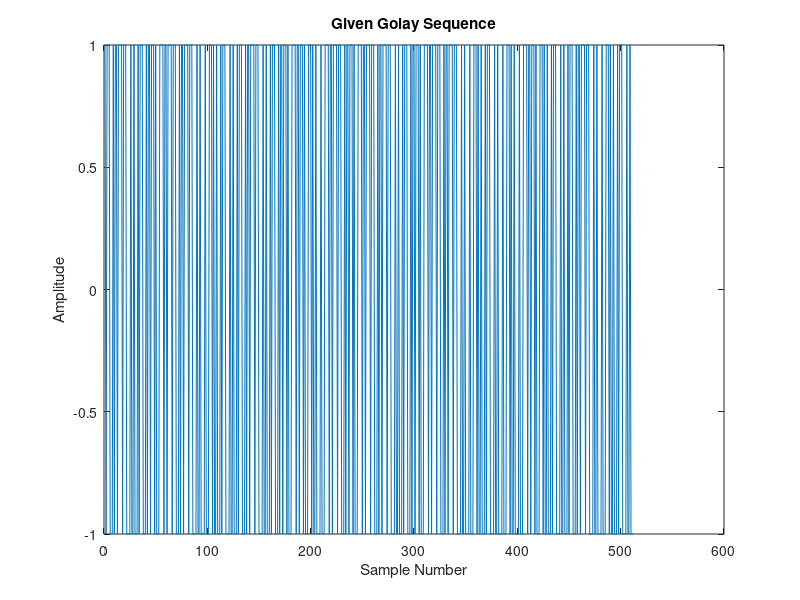
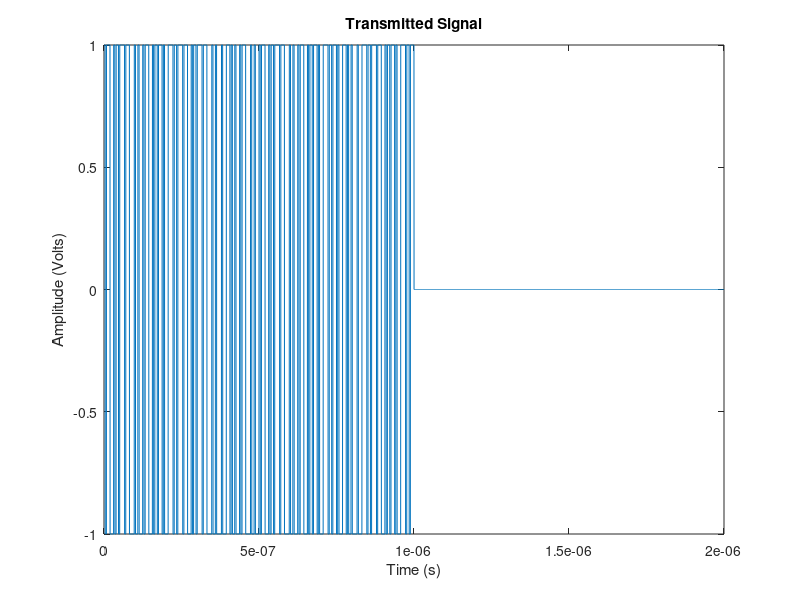
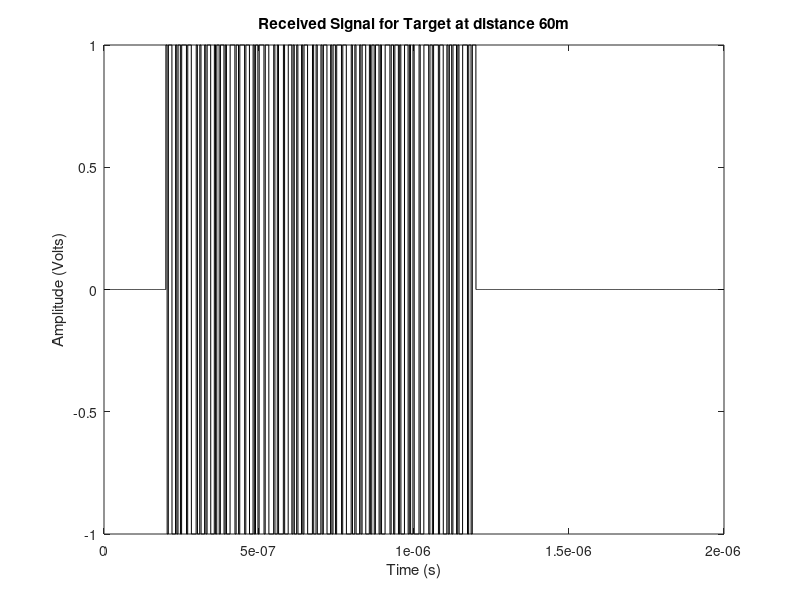
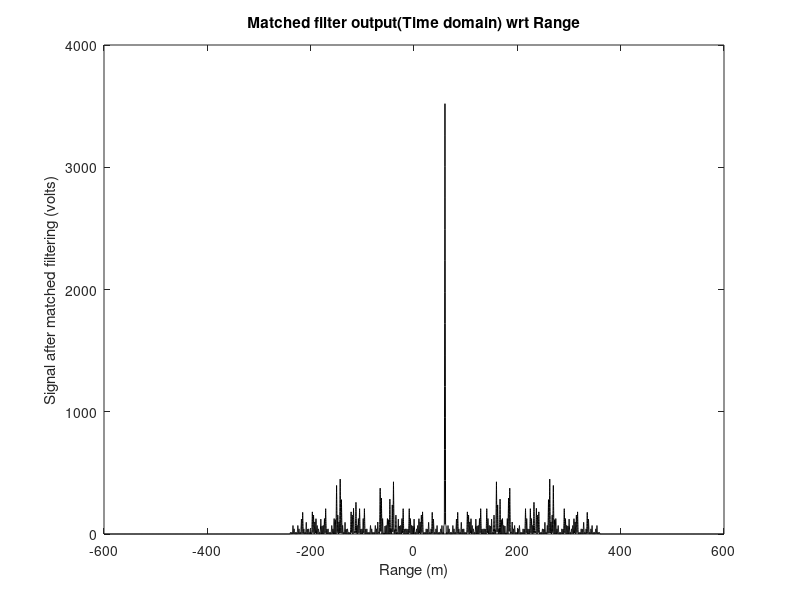

MATLAB code to generate these figures, in order: (Note: this script raises an error after producing the figures.)



%Instructions:
%Golay_sequence.mat should be in same directory
clc;
clear;
close all;
%%%%%%%%%%%%%%%%%%%%%%%%%%%%%%%%%%%%%%%%%%%%%%%%%%%%%%%%%%
%Global constant
c = 3e8;

%Radar parameters
% Duration of pulse in one tpri (seconds)
pulse_width = 2e-6; 
%Number of packets in one pulse (no unit)
subpulse_n = 512; 
%Duration of one sub pulse (seconds)
subpulse_width = pulse_width/subpulse_n; 
%Duty cycle, T_pri/pulse_width (no unit)
duty_cycle = 0.5; 
%Carrier frequency (Hz)
fc = 60e9; 
% Bandwidth (Hz)
BW = 1.76e9;
% Pulse repetition interval (in seconds)
tpri = pulse_width/duty_cycle; 
%Sampling the signal with sampling time as dt (in seconds)
dt = 1/BW;
% Max unambiguous range (m)
r_max = c*tpri/2;

% Target parameters
% Distance of the target from radar (m)
target_range = 60; 
% Time delay of received signal for the target (seconds)
td = (2*target_range)/c; 

%Number of samples per PRI (no unit)
nsamples = round(tpri/dt); 
%Number of samples in one sub pulse (no unit)
nsamples_perpulse = round(pulse_width/dt); 
% No. of samples corresponding to time delay for the target(no unit)
nd = round(td/dt); 


%%%%%%%%%%%%%%%%%%%%%%%%%%%%%%%%%%%%%%%%%%%%%%%%%%%%%%%%%%%%%%%%%%%%%%%%%%
%%%%%%% Perform matched filtering for range estimation in the %%%%%%%%%%%%
%%%%%%%%%%%%%%%% time domain and frequency domain %%%%%%%%%%%%%%%%%%%%%%%%
%%%%%%%%%%%%%%%%%%%%%%%%%%%%%%%%%%%%%%%%%%%%%%%%%%%%%%%%%%%%%%%%%%%%%%%%%%


load("Golay_sequence.mat");
subpulse_code = xmat(:,1);
%Plotting the pseudo random number
figure; %Adding separate figure for plot
plot(subpulse_code); %Plotting the pseudo random number
xlabel('Sample Number'); %Assigning X axis of plot
ylabel('Amplitude'); %Assigning Y axis of plot
title('Given Golay Sequence'); %Assigning title to the plot

%Forming Transmitted signal (volts)
t = linspace(0, pulse_width, nsamples); %Sampling time duration from 0 to tpri, sampling at nsamples


tx_signal = zeros(1,nsamples); %Initializing transmitted signal with size of nsamples
for i = 1:subpulse_n %interating on each sub pulse 1 to 20
   for j = 1 : nsamples_perpulse %iterating on pulse to check if lies with the range of current pulse
       if t(j) >= (i-1)*subpulse_width && t(j)<i*subpulse_width %Checking if current sub pulse should be in that range of transmitted signal
           tx_signal(j) = subpulse_code(i); %If True the assigning the value of  sub pulse code at that position
       end
   end
end

%Forming Received Signal (volts)
rx_signal = zeros(1,nsamples); % Initializing received signal for near target


%rx_signal(nd:nd+samples_perpulse-1) = tx_signal(1:samples_perpulse);

for i = nd:nd+nsamples_perpulse-1 %Iterating on position from nd to nd nsamples, to assigning the shifting transmitted signal which will be out received signal
   rx_signal(i) = tx_signal(i-nd+1); %assigning the value of same as transmitted signal but from sample delay
end

%Plotting Transmitted signal 
figure; 
plot(t, tx_signal); 
xlabel('Time (s)'); 
ylabel('Amplitude (Volts)'); 
title('Transmitted Signal'); 
% Plotting Received Signal
figure;
plot(t,rx_signal,'k'); 
xlabel('Time (s)');
ylabel('Amplitude (Volts)');
title('Received Signal for Target at distance 60m'); 

% Time domain matched filtering
mf_t = xcorr(rx_signal,tx_signal); 

% Plotting
figure; %Making new figure to make new plot
plot(linspace(-r_max,r_max,length(mf_t)),abs(mf_t),'k'); %Plotting the output of matched filter
xlabel('Range (m)'); %Assigning X axis of plot
ylabel('Signal after matched filtering (volts)'); %Assigning Y axis of plot
title('Matched filter output(Time domain) wrt Range'); %Title of the plot


%%Frequency Domain Matched filter

tx_f = fft(tx_signal);
rx_f = fft(rx_signal);
sout_f = rx_f.*(conj(tx_f));
sout = ifft(sout_f);
figure; %Making new figure to make new plot
plot(linspace(0,r_max,length(sout)),abs(sout),'k'); %Plotting the output of matched filter
xlabel('Range (m)'); %Assigning X axis of plot
ylabel('Signal after matched filtering (volts)'); %Assigning Y axis of plot
title('Frequency domain Matched Filter output'); %Title of the plot



%%%%%%%%%%%%%%%%%%%%%%%%%%%%%%%%%%%%%%%%%%%%%%%%%%%%%%%%%%%%%%%%%%%%%%%%%%
%%%%%%%% Perform 2D range-Doppler processing for a moving target %%%%%%%%%
%%%%%%%%%%%%%%%%%%%%%%%%%%%%%%%%%%%%%%%%%%%%%%%%%%%%%%%%%%%%%%%%%%%%%%%%%%


dt = 1/BW; %Sampling time which 1/BW, BW is given to us
n_pulse = 2048; %Slow time samples, number of PRI in 1 CPI
m_pulse = 512; %Fast time, number of pulses in 1 PRI

duty_cycle = 0.5; %Duty cycle
new_m = round(m_pulse + (m_pulse * (1-duty_cycle))/duty_cycle); %Finding number samples in 1PRI
tpri = new_m*dt; %Finding PRI, from sampling time

velocity = 50; %Velocity of the target with respect to the radar
target_range = 15; %Initial position of the target with respect to the radar
td = (2*target_range)/c;  %Time delay of received signal
nd = round(td/dt);%Converting time delay to sample delay

wavelength = c/fc;%calculating wavelength of the signal transmitted
fd = (2*velocity)/wavelength; %Doppler frequency, 


tx_mat = xmat(1:m_pulse,1:n_pulse); %Taking desired number of fast time and slow time samples
tx = padding(tx_mat,duty_cycle); %Padding transmitted signal according to the duty cycle.
rx_shift = rangeDelay(tx,nd,m_pulse); %Recieved signal after range delay from the radar,
rx = dopplerDelay(rx_shift,fd,tpri); %from doppler frequency finding doppler delay for each pri
%After creating transmitted and recieved signal, we are finally ready to do
%doppler processing, for that we have made a function rangeDoppler, where
%we are giving transmitted and recieved signal and it will give us 2d range
%doppler map for desired target.
range_doppler = rangeDoppler(tx,rx);



%Now after that we are creating xaxis(velocity axis) and y-axis(range axis)
fdmax = 1/(2*tpri);%finding maximum doppler frequency
dfd = 1/(n_pulse*tpri); %finding step size of doppler axis
%creating doppler axis, from -fdmax/2 to fdmax/2, then we are converting it
%to velocity by using wavelength.
vrange = linspace(-fdmax/2,fdmax/2,size(range_doppler,1)).*(wavelength);
%Now we are finding the yaxis which is range axis
%For that we are finding maximum Range,
Rmax = (c * tpri)/2; 
dr = c/(2*BW);%Range Step size
rrange = (0:1:1024).*(dr); %range axis, 


%Plotting the range_doppler we have calculated above for the target
figure;
imagesc(vrange, rrange,(abs(range_doppler))); %ploting
xlabel('Speed (in m/s)'); %labeling x axis
ylabel('Range (in m)'); %labeling y axis
title('Range-Doppler Map For Single Target'); %giving title
colorbar; %adding colorbar to the plot



%%%%%%%%%%%%%%%%%%%%%%%%%%%%%%%%%%%%%%%%%%%%%%%%%%%%%%%%%%%%%%%%%%%%%%%%%%
%%%% Perform 2D range-Doppler processing for a multiple moving target %%%%
%%%%%%%%%%%%%%%%%%%%%%%%%%%%%%%%%%%%%%%%%%%%%%%%%%%%%%%%%%%%%%%%%%%%%%%%%%


v = [100,200,150]; %Defining velocities for 3 targets
r = [10,20,30]; %Defining Ranges for 3 targets
tx_mat = xmat(1:m_pulse,1:n_pulse); %Taking required signal
tx = padding(tx_mat,duty_cycle); %Padding transmitted signal according to duty cycle
[m,n] = size(tx); %getting final size after padding
range_doppler3 = zeros(m,n); %Initialzing a empty matrix, for adding range doppler for multiple targets

%Now we are looping over all the targets for finding 2d range dopppler map
for i = 1:3
   velocity = v(i); %getting velocity
   target_range = r(i); %getting range
   td = (2*target_range)/c; %calculating time delay
   nd = round(td/dt); %calculating sample delay

   rx_shift = rangeDelay(tx, nd,m_pulse); %range delay shift
   wavelength = c/fc; %calculating wavelength
  
   fd = (2*velocity)/wavelength; %finding the doppler frequency for the given target
   rx = dopplerDelay(rx_shift,fd,tpri); %calculating doppler delay
   range_doppler = rangeDoppler(tx,rx); %finally calculating rangeDoppler
   
   %Now we are adding the range_doppler for current target to the global
   %variable we have creating which is range_doppler3
   range_doppler3 = range_doppler3+ abs(range_doppler);
end


%Plotting the range_doppler3 we have calculated above for three targets
figure;
imagesc(vrange, rrange,(abs(range_doppler3))); %ploting
xlabel('Speed (in m/s)'); %labeling x axis
ylabel('Range (in m)'); %labeling y axis
title('Range-Doppler Map For Multiple Target'); %giving title
colorbar; %adding colorbar to the plot


%%%%%%%%%%%%%%%%%%%%%%%%%%%%%%%%%%%%%%%%%%%%%%%%%%%%%%%%%%%%%%%%%%%%%%%%%%
%%%% Perform cell averaged CFAR-based detection of target parameters %%%%%
%%%%%%%%%%%%%%%%%%%%%%%%%%%%%%%%%%%%%%%%%%%%%%%%%%%%%%%%%%%%%%%%%%%%%%%%%%
%CFAR

%False alarm probability
p = 5e-4;
%creating object phased
detector = phased.CFARDetector2D('TrainingBandSize',[4,3], ...
    'ThresholdFactor','Auto','GuardBandSize',[2,3], ...
    'ProbabilityFalseAlarm',p,'Method','SOCA','ThresholdOutputPort',true);

%making windows
Ngc = detector.GuardBandSize(2);
Ngr = detector.GuardBandSize(1);
Ntc = detector.TrainingBandSize(2);
Ntr = detector.TrainingBandSize(1);
cutidx = [];
colstart = Ntc + Ngc + 1;
colend = new_m - ( Ntc + Ngc);
rowstart = Ntr + Ngr + 1;
rowend = n_pulse - ( Ntr + Ngr);
for m = colstart:colend
    for n = rowstart:rowend
        cutidx = [cutidx,[n;m]];
    end
end

[dets,th] = detector(abs(range_doppler3),cutidx);

rng_grid = rrange;
dop_grid = vrange;
dopplerIndx = [colstart, colend];
rowIndx = [rowstart, rowend];


helperDetectionsMap(abs(range_doppler3), rng_grid,dop_grid,rangeIndx, dopplerIndx, dets);

%%%%%%%%%%%%%%%%%%%%%%%%%%%%%%%%%%%%%%%%%%%%%%%%%%%%%%%%%%%%%%%%%%%%%%%%%%
%%%%%%%%%%%%%%%%%%%%%%%%%% HELPER FUNCTIONS %%%%%%%%%%%%%%%%%%%%%%%%%%%%%%
%%%%%%%%%%%%%%%%%%%%%%%%%%%%%%%%%%%%%%%%%%%%%%%%%%%%%%%%%%%%%%%%%%%%%%%%%%
function helperDetectionsMap(resp,rng_grid,dop_grid,rangeIndx,dopplerIndx,detections)
   figure
   detectionMap = zeros(size(resp));
   detectionMap(rangeIndx(1):rangeIndx(2),dopplerIndx(1):dopplerIndx(2)) = ...
     reshape(double(detections),rangeIndx(2)-rangeIndx(1)+1,dopplerIndx(2)-dopplerIndx(1)+1);
   h = imagesc(dop_grid,rng_grid,detectionMap);
   xlabel('Doppler (Hz)'); ylabel('Range (m)'); title('Range Doppler CFAR Detections');
   h.Parent.YDir = 'normal';
end


function y = rangeDoppler(tx,rx)
   
   %This function helps to find the 2d range doppler the target
   %using transmitted and recieved signal

   %Finding the shape of the signal
   [m,n] = size(tx);

   %Initiliazing output matrix
   y = zeros(m,n);
    
   %Now firstly we are doing fft across the rows, i.e, slow time
   for i= 1:m
    y(i,:) = fftshift(fft(rx(i,:)));
   end
    
   %Now we are doing matched filter across the columns, i.e, fast time
   for i = 1:n
       txx = tx(:,i); %transmitted column
       rxx = y(:,i); %recieved column
       y(:,i) = ifft(fft(rxx).*conj(fft(txx)))./1024; % doing matched filter in frequency domain
   end
end


function y = dopplerDelay(x, fd,tpri)

   %In this function we are adding doppler delay to the signal 
   % to find the received signal
   
   %firstly initializing the dimensions 
   [m,n] = size(x);
   %Initializing zeros matrix to store the doppler delay output
   y = zeros(m,n);
    
   %Loop over all the columns to find the doppler delay as per the equation
   for i = 1:n
       y(:,i) = x(:,i).*(exp(1j*2*pi*fd*(i-1)*tpri));
   end
end


function y = rangeDelay(x,nd,m_pulse)
   %In this function we are adding range delay to the signal 
   % to find the received signal
   
   %firstly initializing the dimensions 
   [m,n] = size(x);
   %Initializing zeros matrix to store the range  delay output
   y = zeros(m,n);


   for i = 1:n

       %target delay for the first column
       ndx = nd;

       for j = 1:m_pulse
           y(ndx,i) = x(j,i); %assining value from according to the delayy
           ndx=ndx+1; %increaing delay pointer
       end
   end
end

function y = rangeDelay_velocity(x,target_range,tpri,dt,velocity,c,m_pulse)
   
   %This is the function we have not used but, we have created to
   %as per the case we have given that if we have a moving target
   %the target delay for each PRI would be different, i.e, the target
   %range from the radar would be different which will be equal to 
   % r = ro + nvtpri, where ro is the initial target position and
   %v is the velocity of the target and n is the nth pri, starting from
   % 0 to N-1, according for each pri the time delay and sample delay is
   % calculated
   
   
   %firstly initializing the dimensions 
   [m,n] = size(x);
   %Initializing zeros matrix to store the range  delay output
   y = zeros(m,n);
    

   %Looping over all columns and finding the range delay for each column

   for i = 1:n
       %Calculating the new target position from the radar
       target_rng = target_range + velocity*tpri*(i-1);
       %finding the time delay
       td = (2*target_rng)/c;
       %finding the sample delay
       nd = round(td/dt);
       ndx = nd;
       for j = 1:m_pulse
           y(ndx,i) = x(j,i); %assigning values according to the delay
           ndx=ndx+1; %increaing the pointer
       end
   end
end

function y = padding(x, duty_cycle)
   
   %getting the dimension of the signal
   [m,n] = size(x);
   %calculating new dimension after apply duty cycle padding
   new_m = round(m + (m * (1-duty_cycle))/duty_cycle);
   %initializing matrix with new dimension
   y = zeros(new_m,n);
   %adding the signal to newly created matrix, so that it looks it is
   %padded according to the duty cycle
   y(1:m,:) = x;
end
